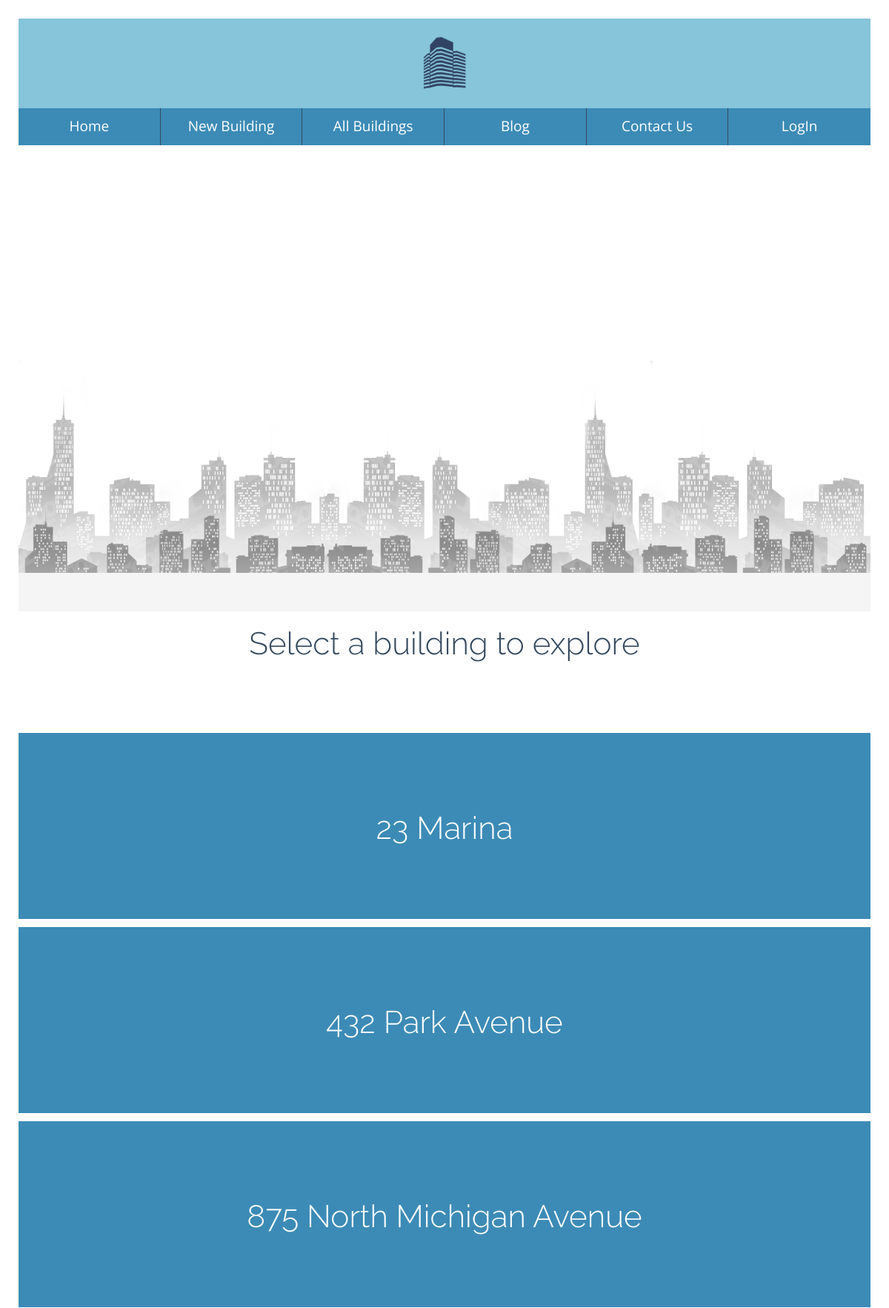
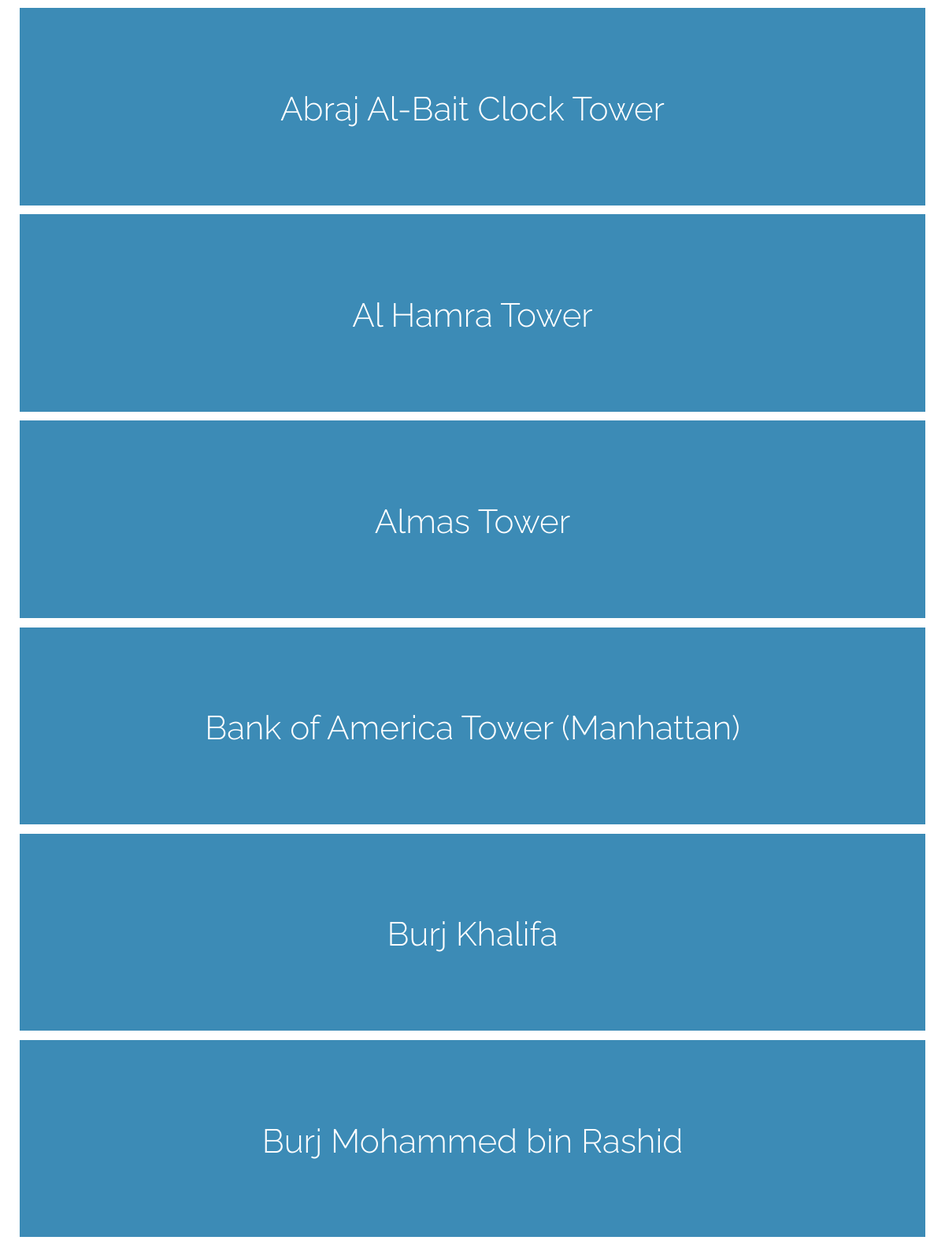
The page /allbuildings/ (upper part) on the database its author committed (2 pictures, top to bottom).
### database_setup.py (models this page shows, shortened)
class BuildingInfo(Base):
    __tablename__ = 'building_info'
    name                = Column(String(80), nullable=False)
    id                  = Column(Integer, primary_key=True)
    description         = Column(String(1000))
    year_completed      = Column(String(8))
    architect           = Column(String(250))
    continent           = Column(String(50))
    country             = Column(String(250))
    style               = Column(String(250))
    height              = Column(Integer)
    floors              = Column(Integer)
    tallest_world       = Column(Boolean, default=False)
    tallest_continent   = Column(Boolean, default=False)
    tallest_country     = Column(Boolean, default=False)
    building_id         = Column(Integer, ForeignKey('building.id'))
    building            = relationship(Building)
    user_id             = Column(Integer, ForeignKey('user.id'))
    user                = relationship(User)

### finalproject.py (the view)
@app.route('/allbuildings/')
def showAllBuildings():
    buildings = session.query(BuildingInfo).order_by(BuildingInfo.name)
    return render_template('showallbuildings.html', buildings=buildings)

### templates/showallbuildings.html (shortened to what this page needs)
<!DOCTYPE html>
<html>
<head>
{% include "main.html" %}
{% block content %}
</head>
<body>
<div class='wrapper'>
	{% include "header.html" %}
	<div class="row" id="container">
		<div class="col-12">
			<img src="{{ url_for('static', filename='4.png') }}"/>
		</div>
	</div>
	<div class="row">
		<div class="col-12" style="padding: 2%;">
			<h2 class="dark">Select a building to explore</h2>
		</div>
	</div>
	{% for building in buildings %}
		<a style="display:block" href = "{{url_for('showInfo', building_name = building.name)}}">
			<div class="row" style="margin: 1% 0 1% 0">
				<div class="col-12" style="background-color: #3C8BB6; padding: 5% 0 3%;">
					<h2>{{building.name}}</h2>
				</div>
			</div>
		</a>
	{% endfor %}
{% include "footer.html" %}
{% endblock %}
</div>
</body>
</html>

### static/styles.css (style rules this page uses)
html, body { height: 100%; background: #FFF; text-align: center; font: 1.15em/1 'Open Sans', sans-serif; color: #FFF; }
.wrapper { background-color: #F5F5F5; height: 100%; }
img { max-width: 100%; }
.dark { color: #34495E; }
h2 { font: 300 2em/1 'Raleway', sans-serif; color: #FFF; padding: 2%; position: relative; top: 50%; transform: translateY(-100%); }
#container { position: relative; text-align: center; color: white; }
a { text-decoration: none; }
@media all and (min-width: 768px) { .row { display: flex; margin: 0; } }
@media all and (min-width: 768px) { [class*="col-"]:last-child { margin:0; } }
@media all and (min-width: 768px) { .col-12 { flex: 12; } }

### static/nav.css (style rules this page uses)
body { margin: 25px; -webkit-animation: bugfix infinite 1s; }

### rows shown on the page
BuildingInfo: name "23 Marina"
BuildingInfo: name "432 Park Avenue"
BuildingInfo: name "875 North Michigan Avenue"
BuildingInfo: name "Abraj Al-Bait Clock Tower"
BuildingInfo: name "Al Hamra Tower"
BuildingInfo: name "Almas Tower"
BuildingInfo: name "Bank of America Tower (Manhattan)"
BuildingInfo: name "Burj Khalifa"
BuildingInfo: name "Burj Mohammed bin Rashid"
